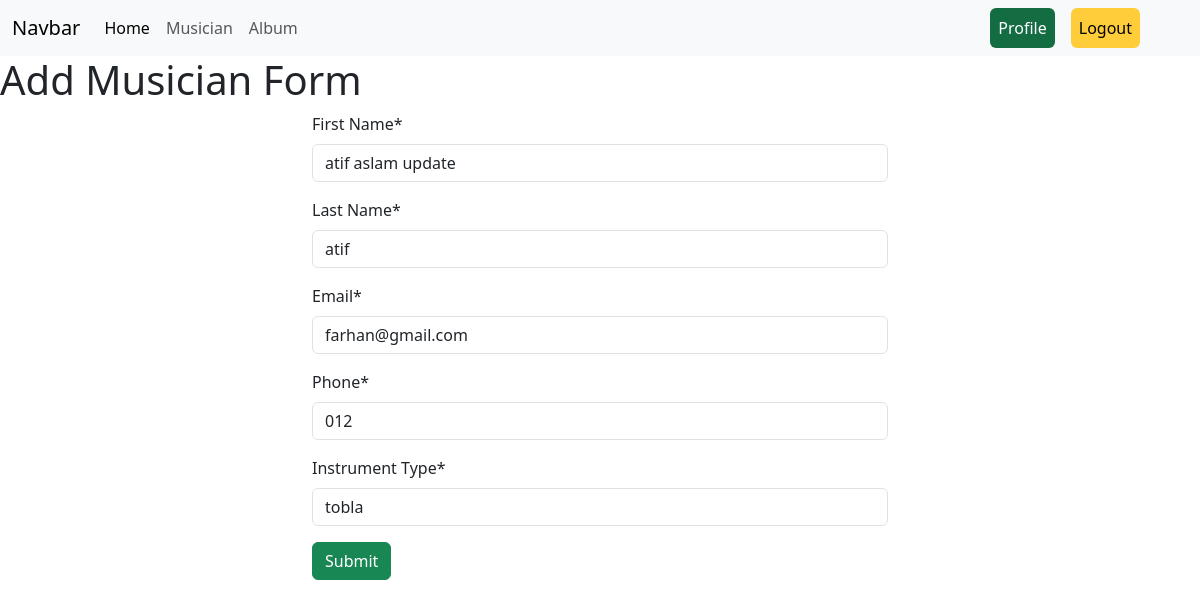
Screenshot of /add/edit/9/ (signed in) with the database file from the repository.
### musician/models.py (models this page shows, shortened)
class MusicianModel(models.Model):
    First_Name=models.CharField(max_length=50)
    Last_Name=models.CharField(max_length=50)
    Email=models.EmailField()
    Phone=models.CharField(max_length=15)
    Instrument_Type=models.CharField(max_length=100)

### musician/views.py (the view, shortened to what this page needs)
# urls.py: path('edit/<int:id>/',views.edit_musician.as_view(),name='edit_musician'),
@method_decorator(login_required,name='dispatch')
class edit_musician(UpdateView):
    model = models.MusicianModel
    form_class=forms.MusicianForm
    template_name='music.html'
    success_url = reverse_lazy('homepage')
    pk_url_kwarg='id'

### musician/forms.py
class MusicianForm(forms.ModelForm):
    class Meta:
        model=MusicianModel
        fields='__all__'

### musician/templates/music.html (shortened to what this page needs)
{% extends "base.html" %}
{% load crispy_forms_tags %}
{% block content %}
<h1>Add Musician Form  </h1>
<div class="container" style="width: 50%;margin:auto;">
    <form action="" method="post">
        {{form | crispy}}
        <button class="btn btn-success "type="submit">Submit</button>
     </form>
</div>
{% endblock content %}

### rows the page displays
MusicianModel: First_Name "atif aslam update", Last_Name "atif", Email "farhan@gmail.com", Phone "012", Instrument_Type "tobla"
